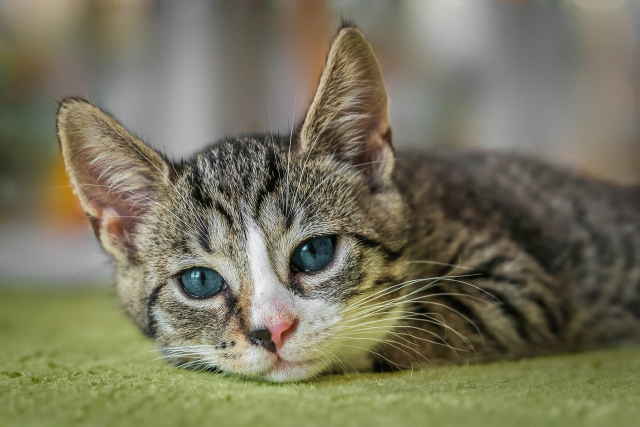
#> input picture Deep Learning/cat.jpg, 1280 x 853 px (shown at 1/2 size)
$ jupyter execute ImageAugmentation.ipynb
#> lines starting #> are read from the running program, lines starting #| are printed output that depends on the picture
Imbalanced Dataset - overfitted model - more bias towards one class than other - solution - balance out data - dont use accuracy to check such data - use confusin matrix or classification report

upsampling - creating synthetic data points to balance out data
downsampling

Augmentation
- in laymans term , creating more data from given data
- can be done for voice, image data
- voice data - 1 d data - amplitude vs time
            - Augmentation techniques- (Pitch Shift, Adding Noise, Removing Empty Speech, Increasing/ Decreasing DB)

- image augmentation - techniques - tilting the image, Adding noise, Blurring , Zooming IN, Zooming Out, Resizing

- libraries like augmentor , data image augmentor can be used to automate the augmentation process

[cell 1]
import numpy as np
import pandas as pd
import matplotlib.image as mpimg
import matplotlib.pyplot as plt
from skimage import exposure
from skimage.util import random_noise
from skimage import transform
from cv2 import resize
import random

[cell 2]
img = mpimg.imread('cat.jpg')
#> img is the input picture: shape (853, 1280, 3); mean R, G, B 119.3, 116.1, 93.4
plt.imshow(img)

[cell 3]
# RESCALING

img_rescale = resize(img,(150,150))
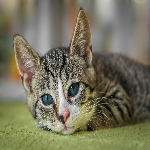
#> img_rescale: shape (150, 150, 3); mean R, G, B 119.1, 115.9, 93.2
plt.imshow(img_rescale)

[cell 4]
# FLIPPING

horizontal_flip = np.fliplr(img)
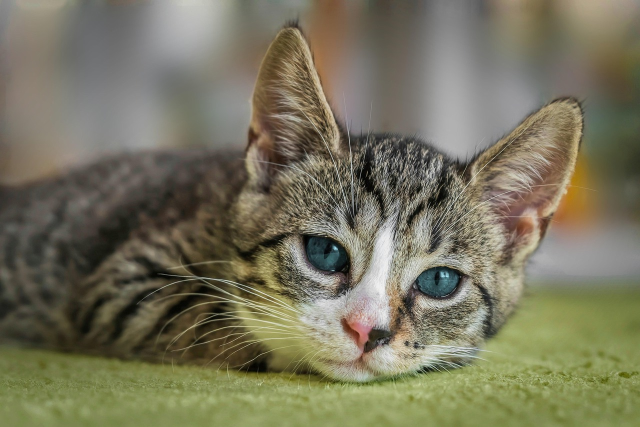
#> horizontal_flip: shape (853, 1280, 3) (shown at 1/2 size); mean R, G, B 119.3, 116.1, 93.4
plt.imshow(horizontal_flip)

[cell 5]
# ROTATION

from skimage import transform
trans_img = transform.rotate(img, random.uniform(-40,40))
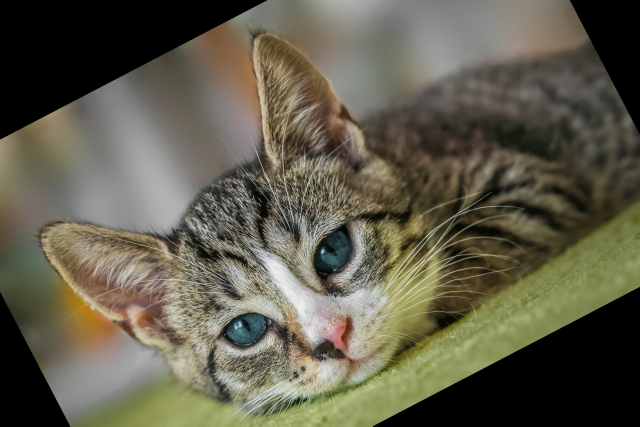
#> trans_img: shape (853, 1280, 3) float64 (shown at 1/2 size); mean R, G, B 0.38, 0.366, 0.3
plt.imshow(trans_img)

[cell 6]
# Adding Noise

img_noise = random_noise(img, mode ='s&p', clip=True)
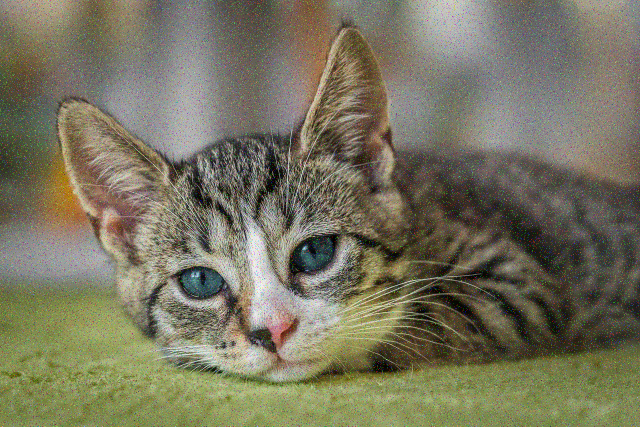
#> img_noise: shape (853, 1280, 3) float64 (shown at 1/2 size); mean R, G, B 0.469, 0.457, 0.373
plt.imshow(img_noise)
